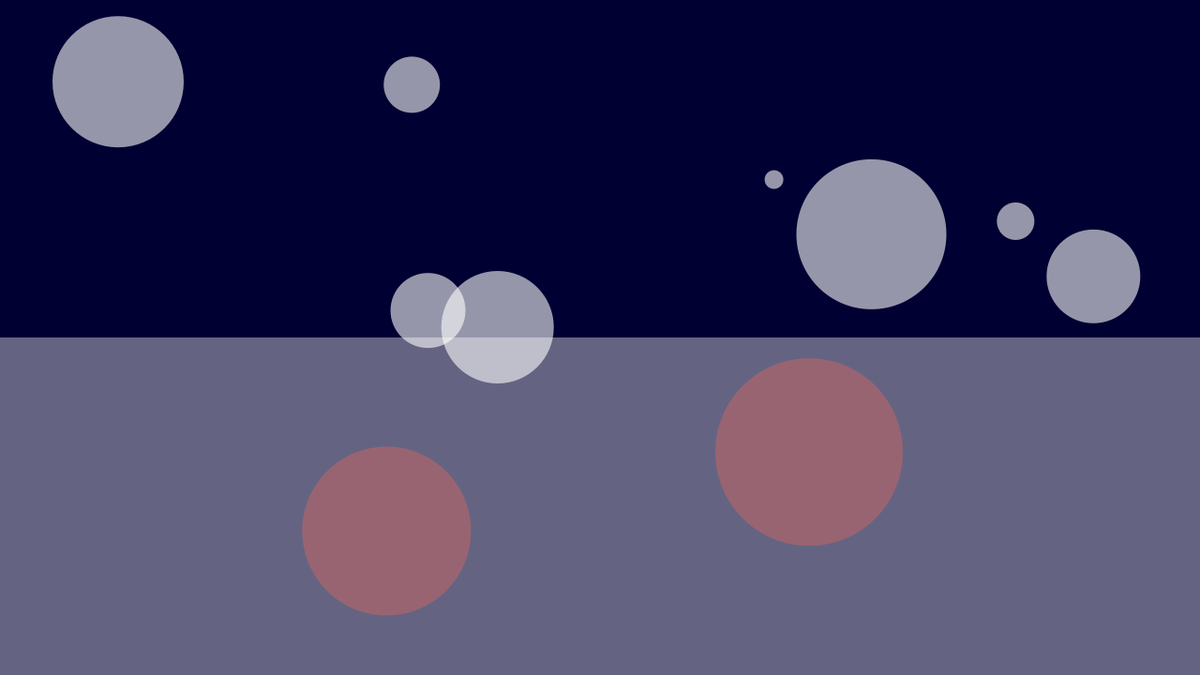
Frame 1 (no input)
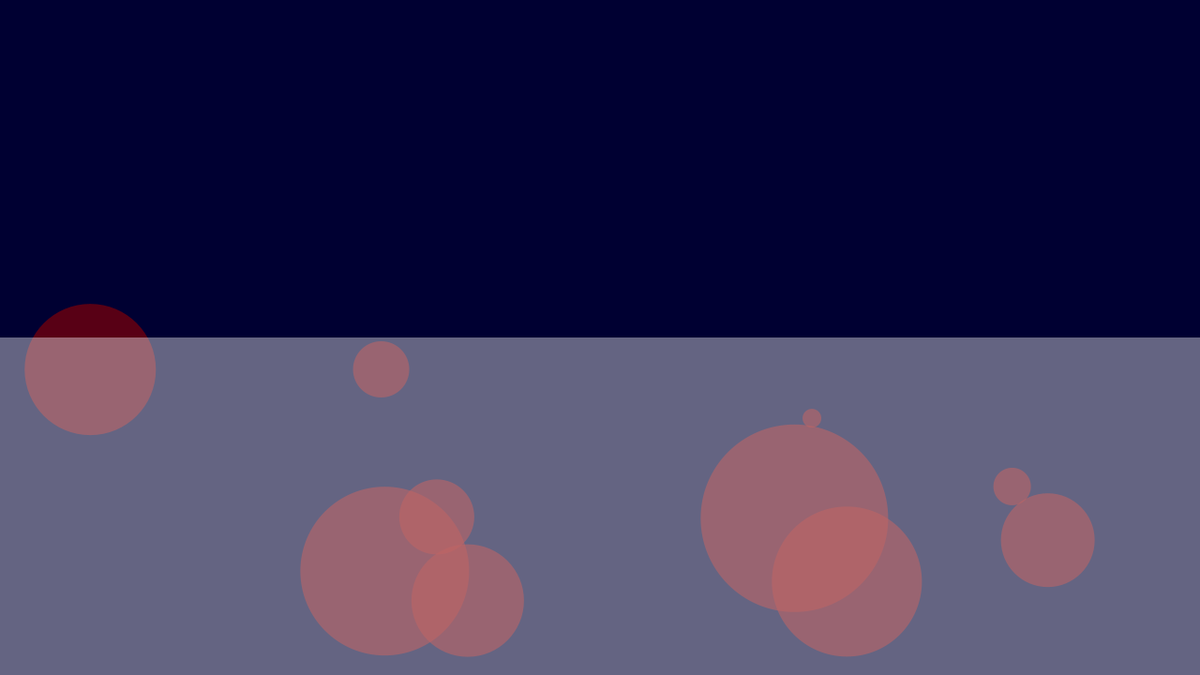
Frame 60 (the mouse pressed at the canvas centre just before this capture)
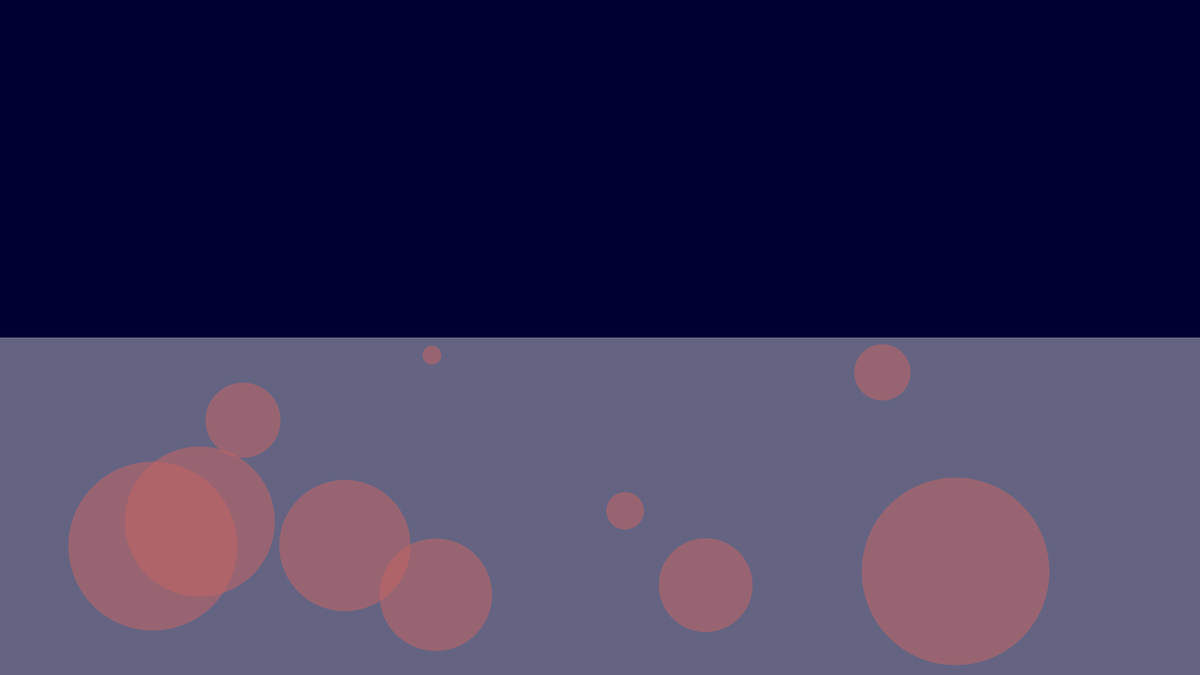
Frame 120 (the mouse held since frame 60 and released just before this capture)

The Processing sketch that drew these frames (run headless with seeded random() and noise(); from frame 60 on, the mouse is pressed at the canvas centre):

// Processing sketch: Friction_Pocket
// ── Friction_Pocket.pde
Body[] bodies = new Body[10];
frictionPocket pocket;
PVector gravity = new PVector(0, 0.2);

void setup() {
  // screen
  size(1280, 720);
  
  // initialize an array of bodies
  for (int i = 0; i < bodies.length; i++) {
    bodies[i] = new Body(i+1);
  }
  
  // initialize friction pocket
  pocket = new frictionPocket(0.5, 0, height / 2, width, height);
}

void draw() {
  background(0, 0, 50);
  
  for (Body b:bodies) {
    // friction calculation
    b.checkFriction(pocket);
    PVector friction = b.velocity.copy();
    friction.normalize();
    friction.mult(-b.mu);

    b.applyUForce(gravity);
    b.applyForce(friction);
    
    // update
    b.update();
    b.display();
  }
  
  // display friction zone
  pocket.display();
}

void mousePressed() {
  // reset balls
  for (int i = 0; i < bodies.length; i++) {
    bodies[i] = new Body(i+1);
  }
}
// ── Body.pde
class Body {
  float mass;
  float radius;
  float elasticity = 1;
  float default_mu = 0.01;
  float mu = default_mu;
  boolean inPocket = false;
  PVector position;
  PVector velocity;
  PVector acceleration = new PVector(0, 0);
  
  Body(float m) {
    mass = m;
    radius = m * 10;
    this.position = new PVector(random(radius, width - radius),
    random(this.radius, height - radius));
    velocity = new PVector(random(-1, 1), random(-1, 1));
  }
  
  Body(float m, PVector v) {
    mass = m;
    radius = m * 10;
    position = new PVector(random(radius, width - radius),
    random(radius, height - radius));
    velocity = v;
  }
  
  Body(float m, PVector p, PVector v) {
    mass = m;
    radius = m * 10;
    position = p;
    velocity = v;
  }
  
  void applyForce(PVector force) {
    PVector applied = PVector.div(force, mass);
    acceleration.add(applied);
  }
  
  void applyUForce(PVector force) {
      acceleration.add(force);
  }

  void display() {
    noStroke();
    if (inPocket) {
      fill(150, 0, 0, 150);
    } else {
      fill(255, 150);
    }
    ellipse(position.x, position.y, radius * 2, radius * 2);
  }
  
  void update() {
    // updates the current state of the body
    // physics
    velocity.add(acceleration);
    position.add(velocity);
    
    // reset acceleration
    acceleration.mult(0);
    
    checkBoundary();
  }
  
  void checkBoundary() {
    if (position.x < radius) {
      // left
      position.x = radius;
      velocity.x *= -elasticity;
    } else if (position.x > width - radius) {
      // right
      position.x = width - radius;
      velocity.x *= -elasticity;
    }
    if (position.y < radius) {
      // top
      position.y = radius;
      velocity.y *= -elasticity;
    } else if (position.y > height - radius) {
      // bottom
      position.y = height - radius;
      velocity.y *= -elasticity;
    }
  }
  
  void checkFriction(frictionPocket pocket) {
    // check if it's inside the pocket
    if ((position.x > pocket.p1.x && position.x < pocket.p2.x) &&
    (position.y > pocket.p1.y && position.y < pocket.p2.y)) {
      mu = pocket.mu;
      inPocket = true;
    } else {
      mu = default_mu;
      inPocket = false;
    }
  }
}
// ── frictionPocket.pde
class frictionPocket {
  float mu;
  PVector p1, p2;
  
  frictionPocket(float strength, int x1, int y1, int x2, int y2) {
    mu = strength;
    p1 = new PVector(x1, y1);
    p2 = new PVector(x2, y2);
  }
  
  void display() {
    fill(255, 100);
    rect(p1.x, p1.y, p2.x, p2.y);
  }
}
